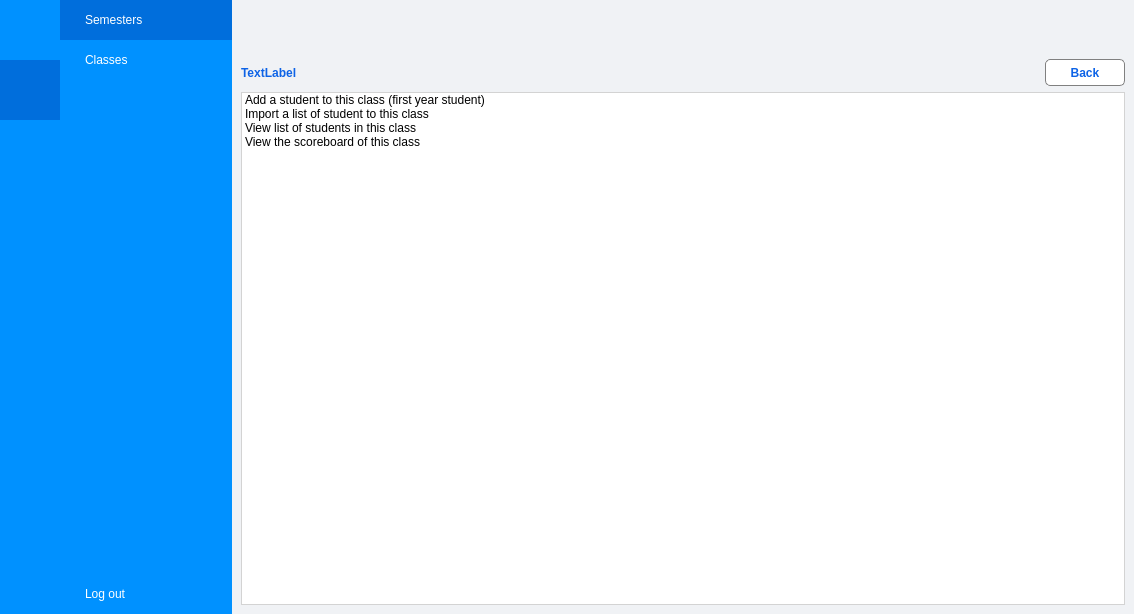
<?xml version="1.0" encoding="UTF-8"?>
<ui version="4.0">
 <class>StaffMainView</class>
 <widget class="QMainWindow" name="StaffMainView">
  <property name="geometry">
   <rect>
    <x>0</x>
    <y>0</y>
    <width>1134</width>
    <height>614</height>
   </rect>
  </property>
  <property name="windowTitle">
   <string>MainWindow</string>
  </property>
  <property name="styleSheet">
   <string notr="true">background-color: #F0F2F5</string>
  </property>
  <widget class="QWidget" name="centralwidget">
   <layout class="QGridLayout" name="gridLayout_2">
    <property name="leftMargin">
     <number>0</number>
    </property>
    <property name="topMargin">
     <number>0</number>
    </property>
    <property name="rightMargin">
     <number>0</number>
    </property>
    <property name="bottomMargin">
     <number>0</number>
    </property>
    <property name="spacing">
     <number>0</number>
    </property>
    <item row="0" column="0">
     <layout class="QGridLayout" name="gridLayout">
      <property name="spacing">
       <number>0</number>
      </property>
      <item row="0" column="0">
       <widget class="QWidget" name="icon_only_widget" native="true">
        <property name="minimumSize">
         <size>
          <width>60</width>
          <height>300</height>
         </size>
        </property>
        <property name="maximumSize">
         <size>
          <width>60</width>
          <height>16777215</height>
         </size>
        </property>
        <property name="styleSheet">
         <string notr="true">background-color: #0091FF</string>
        </property>
        <layout class="QVBoxLayout" name="verticalLayout">
         <property name="spacing">
          <number>0</number>
         </property>
         <property name="leftMargin">
          <number>0</number>
         </property>
         <property name="topMargin">
          <number>0</number>
         </property>
         <property name="rightMargin">
          <number>0</number>
         </property>
         <property name="bottomMargin">
          <number>0</number>
         </property>
         <item>
          <widget class="QPushButton" name="semester_btn1">
           <property name="minimumSize">
            <size>
             <width>60</width>
             <height>60</height>
            </size>
           </property>
           <property name="maximumSize">
            <size>
             <width>60</width>
             <height>60</height>
            </size>
           </property>
           <property name="styleSheet">
            <string notr="true">QPushButton:hover{
	background-color: #0082E5;
}

QPushButton:checked{
	background-color: #006EDC;
}

QPushButton{
	background-color: transparent;
	border: none;
}</string>
           </property>
           <property name="text">
            <string/>
           </property>
           <property name="icon">
            <iconset resource="images.qrc">
             <normaloff>:/Asset/staffViewAsset/semester1.png</normaloff>
             <normalon>:/Asset/staffViewAsset/semester2.png</normalon>:/Asset/staffViewAsset/semester1.png</iconset>
           </property>
           <property name="iconSize">
            <size>
             <width>40</width>
             <height>40</height>
            </size>
           </property>
           <property name="checkable">
            <bool>true</bool>
           </property>
           <property name="checked">
            <bool>false</bool>
           </property>
           <property name="autoExclusive">
            <bool>true</bool>
           </property>
          </widget>
         </item>
         <item>
          <widget class="QPushButton" name="class_btn1">
           <property name="minimumSize">
            <size>
             <width>60</width>
             <height>60</height>
            </size>
           </property>
           <property name="maximumSize">
            <size>
             <width>60</width>
             <height>60</height>
            </size>
           </property>
           <property name="styleSheet">
            <string notr="true">QPushButton:hover{
	background-color: #0082E5;
}

QPushButton:checked{
	background-color: #006EDC;
}

QPushButton{
	background-color: transparent;
	border: none;
}</string>
           </property>
           <property name="text">
            <string/>
           </property>
           <property name="icon">
            <iconset resource="images.qrc">
             <normaloff>:/Asset/staffViewAsset/class1.png</normaloff>
             <normalon>:/Asset/staffViewAsset/class2.png</normalon>:/Asset/staffViewAsset/class1.png</iconset>
           </property>
           <property name="iconSize">
            <size>
             <width>40</width>
             <height>40</height>
            </size>
           </property>
           <property name="checkable">
            <bool>true</bool>
           </property>
           <property name="checked">
            <bool>true</bool>
           </property>
           <property name="autoExclusive">
            <bool>true</bool>
           </property>
          </widget>
         </item>
         <item>
          <spacer name="verticalSpacer">
           <property name="orientation">
            <enum>Qt::Vertical</enum>
           </property>
           <property name="sizeHint" stdset="0">
            <size>
             <width>20</width>
             <height>347</height>
            </size>
           </property>
          </spacer>
         </item>
         <item>
          <widget class="QPushButton" name="exit_btn1">
           <property name="minimumSize">
            <size>
             <width>60</width>
             <height>60</height>
            </size>
           </property>
           <property name="maximumSize">
            <size>
             <width>60</width>
             <height>60</height>
            </size>
           </property>
           <property name="styleSheet">
            <string notr="true">QPushButton:hover{
	background-color: #0082E5;
}

QPushButton{
	background-color: transparent;
	border: none;
}</string>
           </property>
           <property name="text">
            <string/>
           </property>
           <property name="icon">
            <iconset resource="images.qrc">
             <normaloff>:/asset/loginpageAsset/exit.png</normaloff>
             <normalon>:/asset/loginpageAsset/exit_toggled.png</normalon>:/asset/loginpageAsset/exit.png</iconset>
           </property>
           <property name="iconSize">
            <size>
             <width>40</width>
             <height>40</height>
            </size>
           </property>
           <property name="checkable">
            <bool>false</bool>
           </property>
           <property name="checked">
            <bool>false</bool>
           </property>
           <property name="autoExclusive">
            <bool>false</bool>
           </property>
          </widget>
         </item>
        </layout>
       </widget>
      </item>
      <item row="0" column="1">
       <widget class="QWidget" name="full_menu_widget" native="true">
        <property name="minimumSize">
         <size>
          <width>172</width>
          <height>300</height>
         </size>
        </property>
        <property name="maximumSize">
         <size>
          <width>172</width>
          <height>16777215</height>
         </size>
        </property>
        <property name="styleSheet">
         <string notr="true">background-color: #0091FF</string>
        </property>
        <layout class="QVBoxLayout" name="verticalLayout_2">
         <property name="spacing">
          <number>0</number>
         </property>
         <property name="leftMargin">
          <number>0</number>
         </property>
         <property name="topMargin">
          <number>0</number>
         </property>
         <property name="rightMargin">
          <number>0</number>
         </property>
         <property name="bottomMargin">
          <number>0</number>
         </property>
         <item>
          <widget class="QPushButton" name="semester_btn2">
           <property name="minimumSize">
            <size>
             <width>150</width>
             <height>40</height>
            </size>
           </property>
           <property name="styleSheet">
            <string notr="true">QPushButton:hover{
	background-color: #0082E5;
}

QPushButton:checked{
	background-color: #006EDC;
}

QPushButton{
	background-color: transparent;
	border: none;
	color: white;
	text-align: left;
	padding: 8px 0 8px 25px;
}</string>
           </property>
           <property name="text">
            <string>Semesters</string>
           </property>
           <property name="icon">
            <iconset resource="images.qrc">
             <normaloff>:/Asset/staffViewAsset/semester1.png</normaloff>
             <normalon>:/Asset/staffViewAsset/semester2.png</normalon>:/Asset/staffViewAsset/semester1.png</iconset>
           </property>
           <property name="iconSize">
            <size>
             <width>30</width>
             <height>30</height>
            </size>
           </property>
           <property name="checkable">
            <bool>true</bool>
           </property>
           <property name="checked">
            <bool>true</bool>
           </property>
           <property name="autoExclusive">
            <bool>true</bool>
           </property>
          </widget>
         </item>
         <item>
          <widget class="QPushButton" name="class_btn2">
           <property name="minimumSize">
            <size>
             <width>150</width>
             <height>40</height>
            </size>
           </property>
           <property name="styleSheet">
            <string notr="true">QPushButton:hover{
	background-color: #0082E5;
}

QPushButton:checked{
	background-color: #006EDC;
}

QPushButton{
	background-color: transparent;
	border: none;
	color: white;
	text-align: left;
	padding: 8px 0 8px 25px;
}</string>
           </property>
           <property name="text">
            <string>Classes</string>
           </property>
           <property name="icon">
            <iconset resource="images.qrc">
             <normaloff>:/Asset/staffViewAsset/class1.png</normaloff>
             <normalon>:/Asset/staffViewAsset/class2.png</normalon>:/Asset/staffViewAsset/class1.png</iconset>
           </property>
           <property name="iconSize">
            <size>
             <width>30</width>
             <height>30</height>
            </size>
           </property>
           <property name="checkable">
            <bool>true</bool>
           </property>
           <property name="autoExclusive">
            <bool>true</bool>
           </property>
          </widget>
         </item>
         <item>
          <spacer name="verticalSpacer_2">
           <property name="orientation">
            <enum>Qt::Vertical</enum>
           </property>
           <property name="sizeHint" stdset="0">
            <size>
             <width>20</width>
             <height>403</height>
            </size>
           </property>
          </spacer>
         </item>
         <item>
          <widget class="QPushButton" name="exit_btn2">
           <property name="minimumSize">
            <size>
             <width>150</width>
             <height>40</height>
            </size>
           </property>
           <property name="styleSheet">
            <string notr="true">QPushButton:hover{
	background-color: #0082E5;
}

QPushButton:checked{
	background-color: #006EDC;
}

QPushButton{
	background-color: transparent;
	border: none;
	color: white;
	text-align: left;
	padding: 8px 0 8px 25px;
}</string>
           </property>
           <property name="text">
            <string>Log out</string>
           </property>
           <property name="icon">
            <iconset resource="images.qrc">
             <normaloff>:/asset/loginpageAsset/exit.png</normaloff>:/asset/loginpageAsset/exit.png</iconset>
           </property>
           <property name="iconSize">
            <size>
             <width>30</width>
             <height>30</height>
            </size>
           </property>
           <property name="checkable">
            <bool>false</bool>
           </property>
           <property name="autoExclusive">
            <bool>false</bool>
           </property>
          </widget>
         </item>
        </layout>
       </widget>
      </item>
      <item row="0" column="2">
       <widget class="QWidget" name="main_view" native="true">
        <property name="minimumSize">
         <size>
          <width>900</width>
          <height>612</height>
         </size>
        </property>
        <layout class="QGridLayout" name="gridLayout_3">
         <property name="leftMargin">
          <number>0</number>
         </property>
         <property name="topMargin">
          <number>0</number>
         </property>
         <property name="rightMargin">
          <number>0</number>
         </property>
         <property name="bottomMargin">
          <number>0</number>
         </property>
         <property name="spacing">
          <number>0</number>
         </property>
         <item row="0" column="0">
          <layout class="QVBoxLayout" name="verticalLayout_3">
           <property name="spacing">
            <number>0</number>
           </property>
           <item>
            <widget class="QWidget" name="widget" native="true">
             <property name="minimumSize">
              <size>
               <width>660</width>
               <height>50</height>
              </size>
             </property>
             <property name="maximumSize">
              <size>
               <width>16777215</width>
               <height>50</height>
              </size>
             </property>
             <layout class="QHBoxLayout" name="horizontalLayout_2">
              <item>
               <widget class="QPushButton" name="menu_btn">
                <property name="minimumSize">
                 <size>
                  <width>40</width>
                  <height>40</height>
                 </size>
                </property>
                <property name="maximumSize">
                 <size>
                  <width>40</width>
                  <height>40</height>
                 </size>
                </property>
                <property name="styleSheet">
                 <string notr="true">QPushButton{
	border: none
}

QPushButton:hover{
	background-color: lightgray
}</string>
                </property>
                <property name="text">
                 <string/>
                </property>
                <property name="icon">
                 <iconset resource="images.qrc">
                  <normaloff>:/asset/loginpageAsset/menu.png</normaloff>:/asset/loginpageAsset/menu.png</iconset>
                </property>
                <property name="checkable">
                 <bool>true</bool>
                </property>
               </widget>
              </item>
              <item>
               <spacer name="horizontalSpacer">
                <property name="orientation">
                 <enum>Qt::Horizontal</enum>
                </property>
                <property name="sizeHint" stdset="0">
                 <size>
                  <width>626</width>
                  <height>20</height>
                 </size>
                </property>
               </spacer>
              </item>
             </layout>
            </widget>
           </item>
           <item>
            <widget class="QStackedWidget" name="stackedWidget">
             <property name="enabled">
              <bool>true</bool>
             </property>
             <property name="minimumSize">
              <size>
               <width>500</width>
               <height>400</height>
              </size>
             </property>
             <property name="currentIndex">
              <number>4</number>
             </property>
             <widget class="QWidget" name="page_1">
              <layout class="QGridLayout" name="gridLayout_4"/>
             </widget>
             <widget class="QWidget" name="page_2">
              <layout class="QGridLayout" name="gridLayout_8">
               <property name="leftMargin">
                <number>5</number>
               </property>
               <property name="topMargin">
                <number>5</number>
               </property>
               <property name="rightMargin">
                <number>5</number>
               </property>
               <property name="bottomMargin">
                <number>5</number>
               </property>
               <property name="spacing">
                <number>5</number>
               </property>
              </layout>
             </widget>
             <widget class="QWidget" name="page_3">
              <layout class="QGridLayout" name="gridLayout_5"/>
             </widget>
             <widget class="QWidget" name="page">
              <layout class="QGridLayout" name="gridLayout_6">
               <item row="0" column="0">
                <layout class="QVBoxLayout" name="verticalLayout_4">
                 <item>
                  <layout class="QHBoxLayout" name="horizontalLayout">
                   <item>
                    <widget class="QLabel" name="course_label">
                     <property name="styleSheet">
                      <string notr="true">text-align: center; font-weight: 500; color: #0D63E6; border: none;</string>
                     </property>
                     <property name="text">
                      <string>TextLabel</string>
                     </property>
                    </widget>
                   </item>
                   <item>
                    <spacer name="horizontalSpacer_2">
                     <property name="orientation">
                      <enum>Qt::Horizontal</enum>
                     </property>
                     <property name="sizeHint" stdset="0">
                      <size>
                       <width>40</width>
                       <height>20</height>
                      </size>
                     </property>
                    </spacer>
                   </item>
                   <item>
                    <widget class="QPushButton" name="backButton">
                     <property name="minimumSize">
                      <size>
                       <width>80</width>
                       <height>27</height>
                      </size>
                     </property>
                     <property name="styleSheet">
                      <string notr="true">QPushButton { text-align: center; font-weight: 500; color: #0D63E6; border: 1px solid gray; background-color: white; border-radius: 5px;  }

QPushButton::hover{color: #ff6600; text-decoration: underline;}</string>
                     </property>
                     <property name="text">
                      <string>Back</string>
                     </property>
                    </widget>
                   </item>
                  </layout>
                 </item>
                 <item>
                  <widget class="QListWidget" name="course_function_list">
                   <property name="styleSheet">
                    <string notr="true">background-color: white;
border: 1px solid lightgray</string>
                   </property>
                   <item>
                    <property name="text">
                     <string>View lists of students in this course</string>
                    </property>
                   </item>
                   <item>
                    <property name="text">
                     <string>View scoreboard of this course</string>
                    </property>
                   </item>
                   <item>
                    <property name="text">
                     <string>Update course infomation</string>
                    </property>
                   </item>
                   <item>
                    <property name="text">
                     <string>Update a student's result</string>
                    </property>
                   </item>
                   <item>
                    <property name="text">
                     <string>Add a student to this course</string>
                    </property>
                   </item>
                   <item>
                    <property name="text">
                     <string>Remove a student from this course</string>
                    </property>
                   </item>
                   <item>
                    <property name="text">
                     <string>Import list of students to this course</string>
                    </property>
                   </item>
                   <item>
                    <property name="text">
                     <string>Export list of students from this course</string>
                    </property>
                   </item>
                   <item>
                    <property name="text">
                     <string>Delete this course</string>
                    </property>
                   </item>
                  </widget>
                 </item>
                </layout>
               </item>
              </layout>
             </widget>
             <widget class="QWidget" name="page_4">
              <layout class="QGridLayout" name="gridLayout_9">
               <item row="0" column="0">
                <layout class="QGridLayout" name="gridLayout_7">
                 <item row="0" column="0">
                  <layout class="QHBoxLayout" name="horizontalLayout_3">
                   <item>
                    <widget class="QLabel" name="class_name">
                     <property name="styleSheet">
                      <string notr="true">text-align: center; font-weight: 500; color: #0D63E6; border: none;</string>
                     </property>
                     <property name="text">
                      <string>TextLabel</string>
                     </property>
                    </widget>
                   </item>
                   <item>
                    <spacer name="horizontalSpacer_3">
                     <property name="orientation">
                      <enum>Qt::Horizontal</enum>
                     </property>
                     <property name="sizeHint" stdset="0">
                      <size>
                       <width>40</width>
                       <height>20</height>
                      </size>
                     </property>
                    </spacer>
                   </item>
                   <item>
                    <widget class="QPushButton" name="backButton2">
                     <property name="minimumSize">
                      <size>
                       <width>80</width>
                       <height>27</height>
                      </size>
                     </property>
                     <property name="styleSheet">
                      <string notr="true">QPushButton { text-align: center; font-weight: 500; color: #0D63E6; border: 1px solid gray; background-color: white; border-radius: 5px;  }

QPushButton::hover{color: #ff6600; text-decoration: underline;}</string>
                     </property>
                     <property name="text">
                      <string>Back</string>
                     </property>
                    </widget>
                   </item>
                  </layout>
                 </item>
                 <item row="1" column="0">
                  <widget class="QListWidget" name="class_function_list">
                   <property name="styleSheet">
                    <string notr="true">background-color: white;
border: 1px solid lightgray</string>
                   </property>
                   <item>
                    <property name="text">
                     <string>Add a student to this class (first year student)</string>
                    </property>
                   </item>
                   <item>
                    <property name="text">
                     <string>Import a list of student to this class</string>
                    </property>
                   </item>
                   <item>
                    <property name="text">
                     <string>View list of students in this class</string>
                    </property>
                   </item>
                   <item>
                    <property name="text">
                     <string>View the scoreboard of this class</string>
                    </property>
                   </item>
                  </widget>
                 </item>
                </layout>
               </item>
              </layout>
             </widget>
            </widget>
           </item>
          </layout>
         </item>
        </layout>
       </widget>
      </item>
     </layout>
    </item>
   </layout>
  </widget>
  <action name="actionExit">
   <property name="icon">
    <iconset theme="weather-few-clouds">
     <normaloff>:/loginpageAsset/exit.png</normaloff>:/loginpageAsset/exit.png</iconset>
   </property>
   <property name="text">
    <string>Exit</string>
   </property>
   <property name="toolTip">
    <string>&lt;html&gt;&lt;head/&gt;&lt;body&gt;&lt;p&gt;Click here to exit&lt;/p&gt;&lt;/body&gt;&lt;/html&gt;</string>
   </property>
   <property name="shortcut">
    <string>Esc</string>
   </property>
   <property name="menuRole">
    <enum>QAction::QuitRole</enum>
   </property>
  </action>
 </widget>
 <resources>
  <include location="images.qrc"/>
 </resources>
 <connections>
  <connection>
   <sender>actionExit</sender>
   <signal>triggered()</signal>
   <receiver>StaffMainView</receiver>
   <slot>close()</slot>
   <hints>
    <hint type="sourcelabel">
     <x>-1</x>
     <y>-1</y>
    </hint>
    <hint type="destinationlabel">
     <x>503</x>
     <y>312</y>
    </hint>
   </hints>
  </connection>
  <connection>
   <sender>exit_btn2</sender>
   <signal>clicked()</signal>
   <receiver>exit_btn1</receiver>
   <slot>click()</slot>
   <hints>
    <hint type="sourcelabel">
     <x>175</x>
     <y>575</y>
    </hint>
    <hint type="destinationlabel">
     <x>43</x>
     <y>557</y>
    </hint>
   </hints>
  </connection>
  <connection>
   <sender>semester_btn1</sender>
   <signal>toggled(bool)</signal>
   <receiver>semester_btn2</receiver>
   <slot>setChecked(bool)</slot>
   <hints>
    <hint type="sourcelabel">
     <x>46</x>
     <y>133</y>
    </hint>
    <hint type="destinationlabel">
     <x>107</x>
     <y>115</y>
    </hint>
   </hints>
  </connection>
  <connection>
   <sender>semester_btn2</sender>
   <signal>toggled(bool)</signal>
   <receiver>semester_btn1</receiver>
   <slot>setChecked(bool)</slot>
   <hints>
    <hint type="sourcelabel">
     <x>179</x>
     <y>101</y>
    </hint>
    <hint type="destinationlabel">
     <x>44</x>
     <y>161</y>
    </hint>
   </hints>
  </connection>
  <connection>
   <sender>class_btn1</sender>
   <signal>toggled(bool)</signal>
   <receiver>class_btn2</receiver>
   <slot>setChecked(bool)</slot>
   <hints>
    <hint type="sourcelabel">
     <x>46</x>
     <y>202</y>
    </hint>
    <hint type="destinationlabel">
     <x>136</x>
     <y>161</y>
    </hint>
   </hints>
  </connection>
  <connection>
   <sender>class_btn2</sender>
   <signal>toggled(bool)</signal>
   <receiver>class_btn1</receiver>
   <slot>setChecked(bool)</slot>
   <hints>
    <hint type="sourcelabel">
     <x>200</x>
     <y>159</y>
    </hint>
    <hint type="destinationlabel">
     <x>53</x>
     <y>222</y>
    </hint>
   </hints>
  </connection>
 </connections>
</ui>
